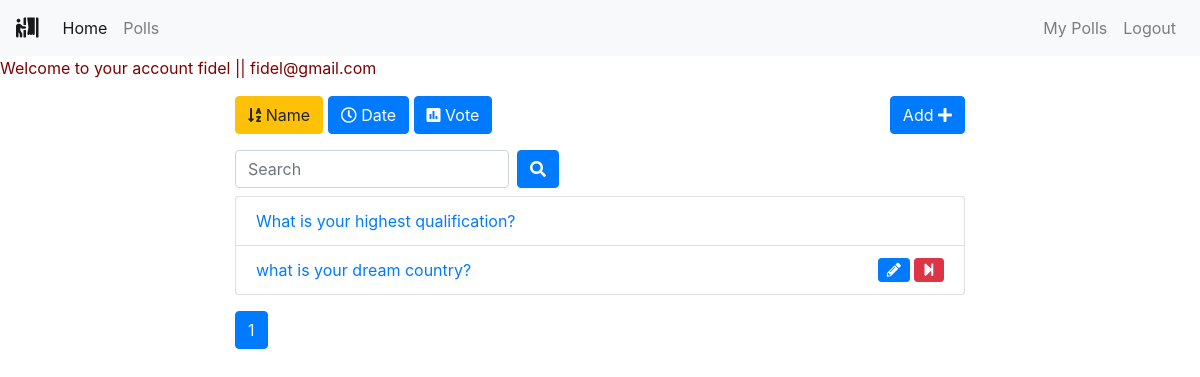
/polls/list/?name=True (signed in), run on the app's committed database.
### polls/models.py (models this page shows, shortened)
class Poll(models.Model):
    owner = models.ForeignKey(User, on_delete=models.CASCADE)
    text = models.TextField()
    pub_date = models.DateTimeField(default=timezone.now)
    active = models.BooleanField(default=True)

### polls/views.py (the view)
# urls.py: path('list/', views.polls_list, name='list'),
@login_required()
def polls_list(request):
    all_polls = Poll.objects.all()
    search_term = ''
    if 'name' in request.GET:
        all_polls = all_polls.order_by('text')
    if 'date' in request.GET:
        all_polls = all_polls.order_by('pub_date')
    if 'vote' in request.GET:
        all_polls = all_polls.annotate(Count('vote')).order_by('vote__count')
    if 'search' in request.GET:
        search_term = request.GET['search']
        all_polls = all_polls.filter(text__icontains=search_term)
    paginator = Paginator(all_polls, 6)  # Show 6 contacts per page
    page = request.GET.get('page')
    polls = paginator.get_page(page)
    get_dict_copy = request.GET.copy()
    params = get_dict_copy.pop('page', True) and get_dict_copy.urlencode()
    print(params)
    context = {
        'polls': polls,
        'params': params,
        'search_term': search_term,
    }
    return render(request, 'polls/polls_list.html', context)

### polls/templates/polls/polls_list.html (shortened to what this page needs)
{% extends 'base.html' %}
{% block content %}
<marquee>
<p align="left" style="color:maroon"> Welcome to your account {{ request.user.username }} || {{request.user.email}} </p></marquee>
<div class="container"><p align="right">
    <div class="row">
        <div class="col-md-8 offset-sm-2">
            <a class="btn btn-{% if 'name' in request.GET %}warning{% else %}primary{% endif %} mb-3" href="?name=True"
                role="button"><i class="fas fa-sort-alpha-down"></i>
                Name</a>
            <a class="btn btn-{% if 'date' in request.GET %}warning{% else %}primary{% endif %} mb-3" href="?date=True"
                role="button"><i class="far fa-clock"></i> Date</a>
            <a class="btn btn-{% if 'vote' in request.GET %}warning{% else %}primary{% endif %} mb-3" href="?vote=True"
                role="button"><i class="fas fa-poll"></i> Vote</a>
            <a class="btn btn-primary mb-3 float-right" href="{% url 'polls:add' %}" role="button">Add <i class="fas fa-plus"></i></a>
            <form class="form-inline">
                <div class="form-group mr-sm-2 mb-2">
                    <input type="search" class="form-control" name="search" placeholder="Search" value={{ search_term }}>
                </div>
                <button type="submit" class="btn btn-primary mb-2"><i class="fas fa-search"></i></button>
            </form>
            <ul class="list-group">
                {% for poll in polls %}
                <li class="list-group-item"><a href="{% url 'polls:detail' poll.id %}">{{ poll.text|truncatewords:5 }}
                    </a>
                    {% if request.user == poll.owner %}
                    {% if poll.active %}
                    <a href="{% url 'polls:end_poll' poll.id %}" data-toggle="tooltip" data-placement="top" title="End Poll"
                        onclick="return confirm('Are you sure ?')"><i class="fas fa-step-forward float-right btn btn-danger btn-sm"></i></a>
                    {% endif %}
                    <a href="{% url 'polls:edit' poll.id %}" class="mr-3" data-toggle="tooltip" data-placement="top"
                        title="Edit Poll"><i class="fas fa-pencil-alt float-right btn btn-primary btn-sm mr-1"></i></a>
                    {% endif %}
                </li>
                {% endfor %}
            </ul>
            <nav class="mt-3">
                <ul class="pagination">
                    <li class="page-item active"><a class="page-link" href="">{{ polls.number }}</a></li>
                </ul>
            </nav>
        </div>
    </div>
</div>
{% endblock content %}

### data on the page
Poll: text "What is your highest qualification?"
Poll: text "what is your dream country?", active True (drawn)

### other printed values
{{ request.user.username }} "fidel"
{{ request.user.email }} "fidel@gmail.com"
{{ polls.number }} "1"
